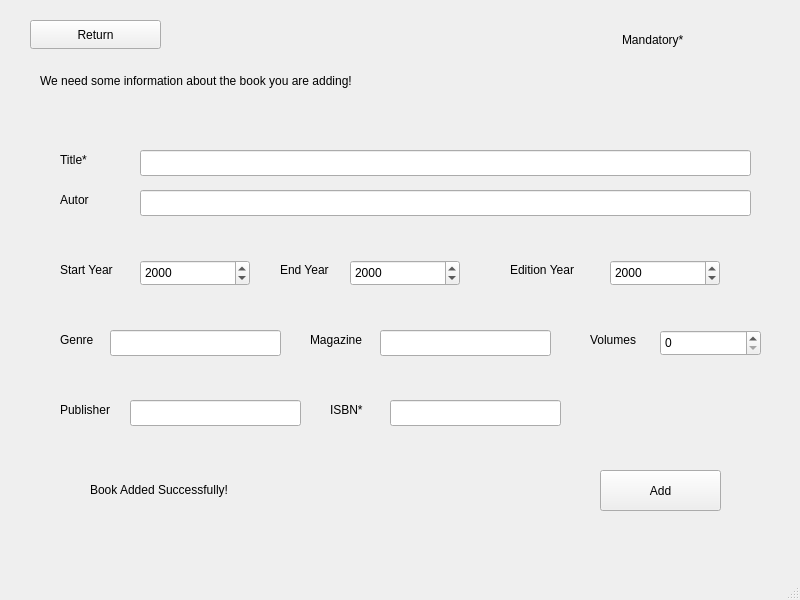
<?xml version="1.0" encoding="UTF-8"?>
<ui version="4.0">
 <class>addBookWindow</class>
 <widget class="QMainWindow" name="addBookWindow">
  <property name="geometry">
   <rect>
    <x>0</x>
    <y>0</y>
    <width>800</width>
    <height>600</height>
   </rect>
  </property>
  <property name="windowTitle">
   <string>MainWindow</string>
  </property>
  <property name="styleSheet">
   <string notr="true">background-color: rgb(216, 61, 255)rgb(255, 255, 255);</string>
  </property>
  <widget class="QWidget" name="centralwidget">
   <widget class="QLabel" name="label">
    <property name="geometry">
     <rect>
      <x>40</x>
      <y>50</y>
      <width>721</width>
      <height>61</height>
     </rect>
    </property>
    <property name="styleSheet">
     <string notr="true">font: 16pt &quot;Segoe UI&quot;;</string>
    </property>
    <property name="text">
     <string>We need some information about the book you are adding!</string>
    </property>
   </widget>
   <widget class="QLabel" name="label_2">
    <property name="geometry">
     <rect>
      <x>60</x>
      <y>150</y>
      <width>63</width>
      <height>20</height>
     </rect>
    </property>
    <property name="text">
     <string>Title*</string>
    </property>
   </widget>
   <widget class="QLabel" name="label_3">
    <property name="geometry">
     <rect>
      <x>60</x>
      <y>190</y>
      <width>63</width>
      <height>20</height>
     </rect>
    </property>
    <property name="text">
     <string>Autor</string>
    </property>
   </widget>
   <widget class="QLabel" name="label_4">
    <property name="geometry">
     <rect>
      <x>60</x>
      <y>260</y>
      <width>71</width>
      <height>20</height>
     </rect>
    </property>
    <property name="text">
     <string>Start Year</string>
    </property>
   </widget>
   <widget class="QLabel" name="label_5">
    <property name="geometry">
     <rect>
      <x>280</x>
      <y>260</y>
      <width>63</width>
      <height>20</height>
     </rect>
    </property>
    <property name="text">
     <string>End Year</string>
    </property>
   </widget>
   <widget class="QLabel" name="label_6">
    <property name="geometry">
     <rect>
      <x>510</x>
      <y>260</y>
      <width>101</width>
      <height>20</height>
     </rect>
    </property>
    <property name="text">
     <string>Edition Year</string>
    </property>
   </widget>
   <widget class="QLabel" name="label_7">
    <property name="geometry">
     <rect>
      <x>60</x>
      <y>330</y>
      <width>63</width>
      <height>20</height>
     </rect>
    </property>
    <property name="text">
     <string>Genre</string>
    </property>
   </widget>
   <widget class="QLabel" name="label_8">
    <property name="geometry">
     <rect>
      <x>310</x>
      <y>330</y>
      <width>81</width>
      <height>20</height>
     </rect>
    </property>
    <property name="text">
     <string>Magazine</string>
    </property>
   </widget>
   <widget class="QLabel" name="label_9">
    <property name="geometry">
     <rect>
      <x>590</x>
      <y>330</y>
      <width>61</width>
      <height>20</height>
     </rect>
    </property>
    <property name="text">
     <string>Volumes</string>
    </property>
   </widget>
   <widget class="QSpinBox" name="spinBox_4">
    <property name="geometry">
     <rect>
      <x>660</x>
      <y>330</y>
      <width>101</width>
      <height>26</height>
     </rect>
    </property>
   </widget>
   <widget class="QLabel" name="label_10">
    <property name="geometry">
     <rect>
      <x>60</x>
      <y>400</y>
      <width>63</width>
      <height>20</height>
     </rect>
    </property>
    <property name="text">
     <string>Publisher</string>
    </property>
   </widget>
   <widget class="QLabel" name="label_11">
    <property name="geometry">
     <rect>
      <x>330</x>
      <y>400</y>
      <width>63</width>
      <height>20</height>
     </rect>
    </property>
    <property name="text">
     <string>ISBN*</string>
    </property>
   </widget>
   <widget class="QLineEdit" name="lineEdit">
    <property name="geometry">
     <rect>
      <x>140</x>
      <y>150</y>
      <width>611</width>
      <height>26</height>
     </rect>
    </property>
    <property name="text">
     <string/>
    </property>
   </widget>
   <widget class="QLineEdit" name="lineEdit_2">
    <property name="geometry">
     <rect>
      <x>140</x>
      <y>190</y>
      <width>611</width>
      <height>26</height>
     </rect>
    </property>
    <property name="text">
     <string/>
    </property>
   </widget>
   <widget class="QDateEdit" name="dateEdit">
    <property name="geometry">
     <rect>
      <x>140</x>
      <y>260</y>
      <width>110</width>
      <height>26</height>
     </rect>
    </property>
    <property name="displayFormat">
     <string>yyyy</string>
    </property>
   </widget>
   <widget class="QDateEdit" name="dateEdit_2">
    <property name="geometry">
     <rect>
      <x>350</x>
      <y>260</y>
      <width>110</width>
      <height>26</height>
     </rect>
    </property>
    <property name="displayFormat">
     <string>yyyy</string>
    </property>
   </widget>
   <widget class="QDateEdit" name="dateEdit_3">
    <property name="geometry">
     <rect>
      <x>610</x>
      <y>260</y>
      <width>110</width>
      <height>26</height>
     </rect>
    </property>
    <property name="displayFormat">
     <string>yyyy</string>
    </property>
   </widget>
   <widget class="QLineEdit" name="lineEdit_3">
    <property name="geometry">
     <rect>
      <x>110</x>
      <y>330</y>
      <width>171</width>
      <height>26</height>
     </rect>
    </property>
    <property name="text">
     <string/>
    </property>
   </widget>
   <widget class="QLineEdit" name="lineEdit_4">
    <property name="geometry">
     <rect>
      <x>380</x>
      <y>330</y>
      <width>171</width>
      <height>26</height>
     </rect>
    </property>
    <property name="text">
     <string/>
    </property>
   </widget>
   <widget class="QLineEdit" name="lineEdit_5">
    <property name="geometry">
     <rect>
      <x>130</x>
      <y>400</y>
      <width>171</width>
      <height>26</height>
     </rect>
    </property>
    <property name="text">
     <string/>
    </property>
   </widget>
   <widget class="QLineEdit" name="lineEdit_6">
    <property name="geometry">
     <rect>
      <x>390</x>
      <y>400</y>
      <width>171</width>
      <height>26</height>
     </rect>
    </property>
    <property name="text">
     <string/>
    </property>
   </widget>
   <widget class="QPushButton" name="pushButton">
    <property name="geometry">
     <rect>
      <x>600</x>
      <y>470</y>
      <width>121</width>
      <height>41</height>
     </rect>
    </property>
    <property name="text">
     <string>Add</string>
    </property>
   </widget>
   <widget class="QLabel" name="label_12">
    <property name="enabled">
     <bool>true</bool>
    </property>
    <property name="geometry">
     <rect>
      <x>90</x>
      <y>480</y>
      <width>211</width>
      <height>20</height>
     </rect>
    </property>
    <property name="text">
     <string>Book Added Successfully!</string>
    </property>
   </widget>
   <widget class="QPushButton" name="pushButton_2">
    <property name="geometry">
     <rect>
      <x>30</x>
      <y>20</y>
      <width>131</width>
      <height>29</height>
     </rect>
    </property>
    <property name="text">
     <string>Return</string>
    </property>
   </widget>
   <widget class="QLabel" name="label_13">
    <property name="geometry">
     <rect>
      <x>622</x>
      <y>30</y>
      <width>111</width>
      <height>20</height>
     </rect>
    </property>
    <property name="text">
     <string>Mandatory*</string>
    </property>
   </widget>
  </widget>
  <widget class="QMenuBar" name="menubar">
   <property name="geometry">
    <rect>
     <x>0</x>
     <y>0</y>
     <width>800</width>
     <height>26</height>
    </rect>
   </property>
  </widget>
  <widget class="QStatusBar" name="statusbar"/>
 </widget>
 <resources/>
 <connections/>
</ui>
